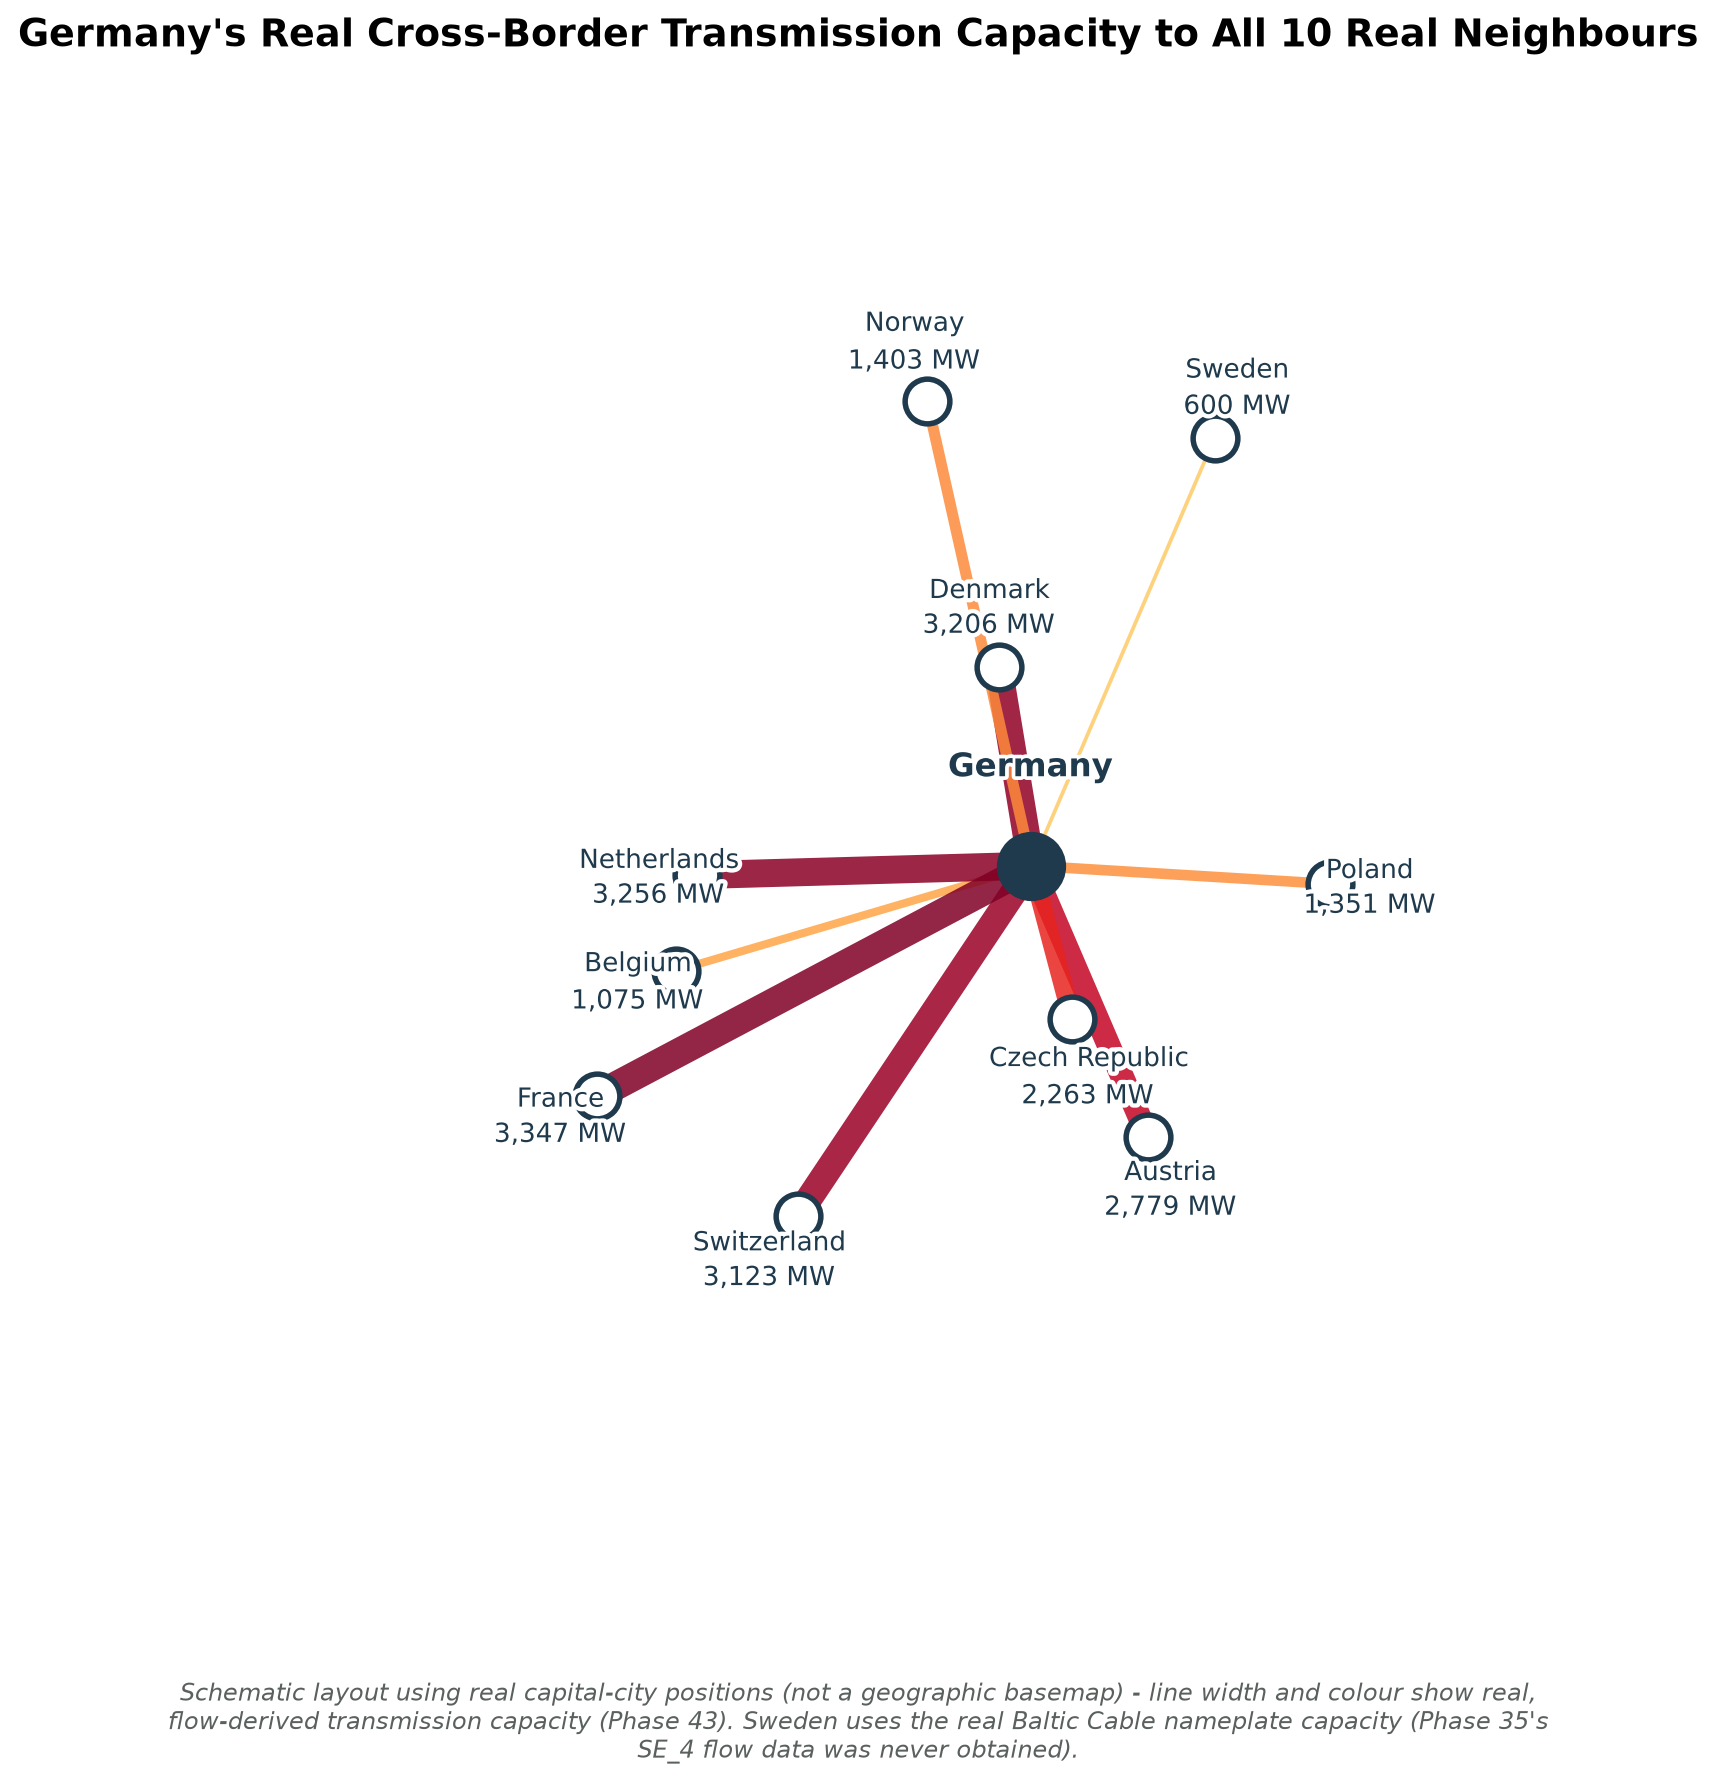

Source code (Python):
"""Builds a schematic map of Germany's real cross-border transmission links to its 10 real
neighbours (Phase 43), positioned using each country's real capital-city coordinates so the
layout is geographically sensible, with line thickness and colour representing the real
flow-derived transmission capacity (MW) computed in Phase 43. Not a real basemap/shapefile -
a deliberate, simple schematic (no extra heavy geo dependencies needed), honestly labelled
as such."""
import json
import matplotlib
matplotlib.use("Agg")
import matplotlib.pyplot as plt
import matplotlib.patheffects as pe
import numpy as np

ROOT = r"C:\Users\MuideenOA\Desktop\PyTut\Amiris"
with open(rf"{ROOT}\examples\backtest\RestOfEurope2023\allzones_computed_numbers.json") as f:
    DATA = json.load(f)

# France was built separately in Phase 42 (its own dedicated pilot, before the 9-country
# AllZones generator existed), so it is not in allzones_computed_numbers.json - added here
# from Phase 42's own real computed output (build_france_zone_data.py): DE->FR 3,014.9 MW,
# FR->DE 3,678.6 MW, both real 98th-percentile-of-2023-flow figures, same methodology as
# every other country.
DATA["FR"] = {"de_to": 3014.9, "to_de": 3678.6}

# Real capital-city coordinates (lat, lon) - standard, well-established geographic facts.
COORDS = {
    "DE": (52.52, 13.405),   # Berlin
    "AT": (48.21, 16.37),    # Vienna
    "BE": (50.85, 4.35),     # Brussels
    "CZ": (50.08, 14.44),    # Prague
    "DK": (55.68, 12.57),    # Copenhagen
    "NO": (59.91, 10.75),    # Oslo
    "NL": (52.37, 4.90),     # Amsterdam
    "PL": (52.23, 21.01),    # Warsaw
    "SE": (59.33, 18.07),    # Stockholm
    "CH": (46.95, 7.45),     # Bern
    "FR": (48.86, 2.35),     # Paris
}
FULL_NAMES = {"DE": "Germany", "AT": "Austria", "BE": "Belgium", "CZ": "Czech Republic",
              "DK": "Denmark", "NO": "Norway", "NL": "Netherlands", "PL": "Poland",
              "SE": "Sweden", "CH": "Switzerland", "FR": "France"}

fig, ax = plt.subplots(figsize=(11, 10))

de_lat, de_lon = COORDS["DE"]

# Draw links (line width scaled to real DE<->country capacity, direction-averaged for one line)
caps = {code: (d["de_to"] + d["to_de"]) / 2 for code, d in DATA.items()}
max_cap = max(caps.values())
min_cap = min(caps.values())

for code, d in DATA.items():
    lat, lon = COORDS[code]
    cap = caps[code]
    lw = 1.5 + 10 * (cap - min_cap) / (max_cap - min_cap)
    color = plt.cm.YlOrRd(0.3 + 0.7 * (cap - min_cap) / (max_cap - min_cap))
    ax.plot([de_lon, lon], [de_lat, lat], linewidth=lw, color=color,
             solid_capstyle="round", zorder=2, alpha=0.85)

# Draw country nodes with ONE combined label each (name + capacity together), offset
# radially outward from Germany. A single label per country - rather than a separate
# mid-line capacity label plus a separate name label - avoids the two-label collisions
# that kept recurring in the crowded Benelux cluster (confirmed directly across three
# earlier layout attempts).
for code, (lat, lon) in COORDS.items():
    is_de = code == "DE"
    ax.scatter([lon], [lat], s=650 if is_de else 320,
               color="#1f3a4d" if is_de else "#ffffff",
               edgecolors="#1f3a4d", linewidths=2.2, zorder=5)
    if is_de:
        ax.text(lon, lat + 1.3, "Germany", fontsize=13, ha="center", va="bottom",
                weight="bold", color="#1f3a4d", zorder=6,
                path_effects=[pe.withStroke(linewidth=3, foreground="white")])
    else:
        dx, dy = lon - de_lon, lat - de_lat
        norm = (dx ** 2 + dy ** 2) ** 0.5
        off_lon = lon + 1.0 * dx / norm
        off_lat = lat + 1.0 * dy / norm
        label = f"{FULL_NAMES[code]}\n{caps[code]:,.0f} MW"
        ax.text(off_lon, off_lat, label, fontsize=10.5, ha="center", va="center",
                color="#1f3a4d", zorder=6, linespacing=1.4,
                path_effects=[pe.withStroke(linewidth=3.5, foreground="white")])

ax.set_title("Germany's Real Cross-Border Transmission Capacity to All 10 Real Neighbours",
             fontsize=15, weight="bold", pad=14)
ax.text(0.5, -0.06,
        "Schematic layout using real capital-city positions (not a geographic basemap) - line width and colour show real,\n"
        "flow-derived transmission capacity (Phase 43). Sweden uses the real Baltic Cable nameplate capacity (Phase 35's\n"
        "SE_4 flow data was never obtained).",
        transform=ax.transAxes, ha="center", va="top", fontsize=9.5, color="#5a605c", style="italic")

ax.set_xlim(-9, 27)
ax.set_ylim(41, 65)
ax.set_aspect(1.6)
ax.axis("off")

plt.tight_layout()
out_path = rf"{ROOT}\chart_europe_transmission_map.png"
plt.savefig(out_path, dpi=180, bbox_inches="tight", facecolor="white")
print(f"Saved {out_path}")
